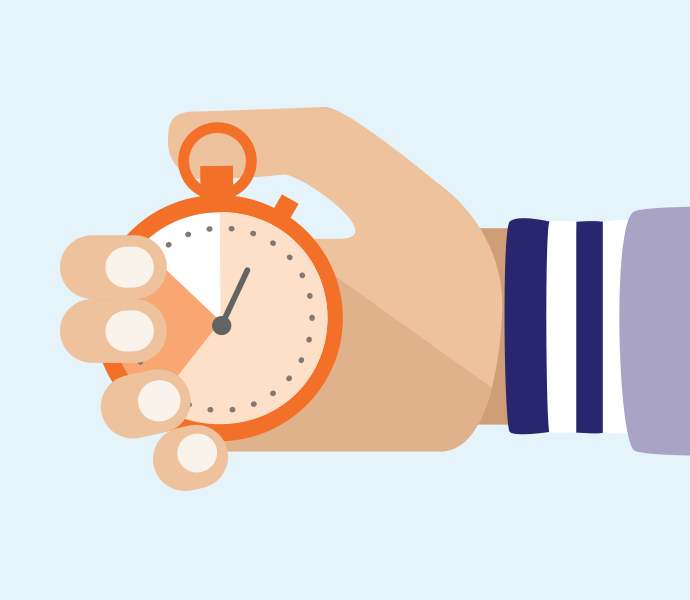
#> input picture notepad_pic.png, 690 x 600 px
$ python temp1.py   (Python 2 division)
#> lines starting #> are read from the running program, lines starting #| are printed output that depends on the picture; after the words box and inside, x2 and y2 are one past the last pixel; in counts of white or black regions, pixels touching at a corner belong together
import cv2 as cv

print ("Imported CV2...")

img = cv.imread("notepad_pic.png")
#> img is the input picture: shape (600, 690, 3); mean B, G, R 215.6, 218.4, 223.3
print "read image file size = {}x{}".format(img.shape[1], img.shape[0])
#| read image file size = 690x600
cv.imshow("Original....", img)

img_smooth = cv.GaussianBlur(img, (7,7),0)
cv.imshow("Smoothed....", img_smooth)

img_gray = cv.cvtColor(img, cv.COLOR_BGR2GRAY)
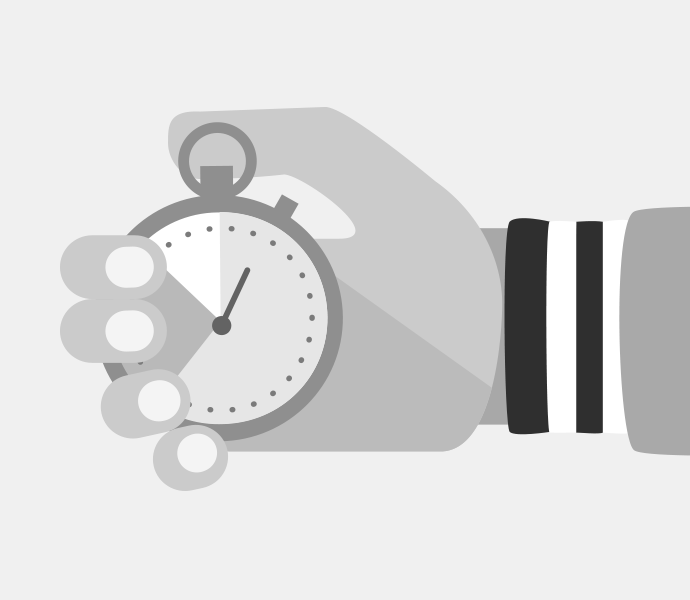
#> img_gray: shape (600, 690); min 47, max 255, mean 219.5
cv.imshow("Grayed....", img_gray)

img_edges = cv.Canny(img_gray, 30, 100)
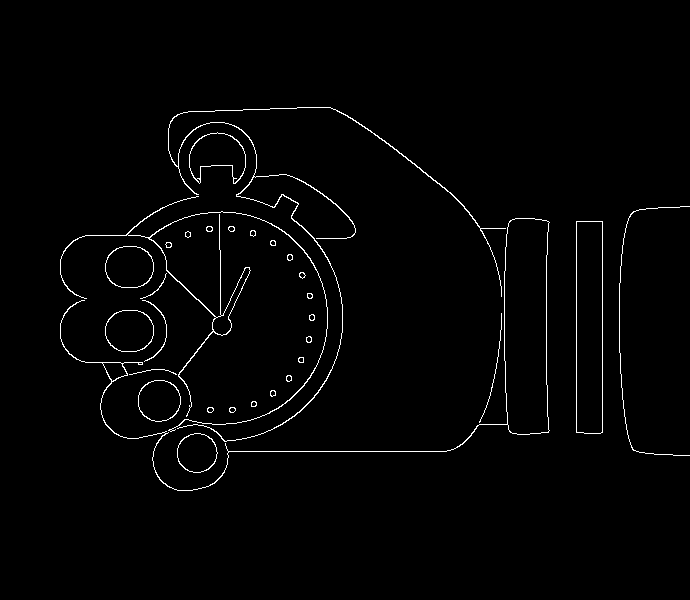
#> img_edges: shape (600, 690); 1.6% white in thin lines or dots, all inside (x1, y1, x2, y2) = (60, 107, 690, 491)
cv.imshow("Edges....", img_edges)
cv.waitKey()
